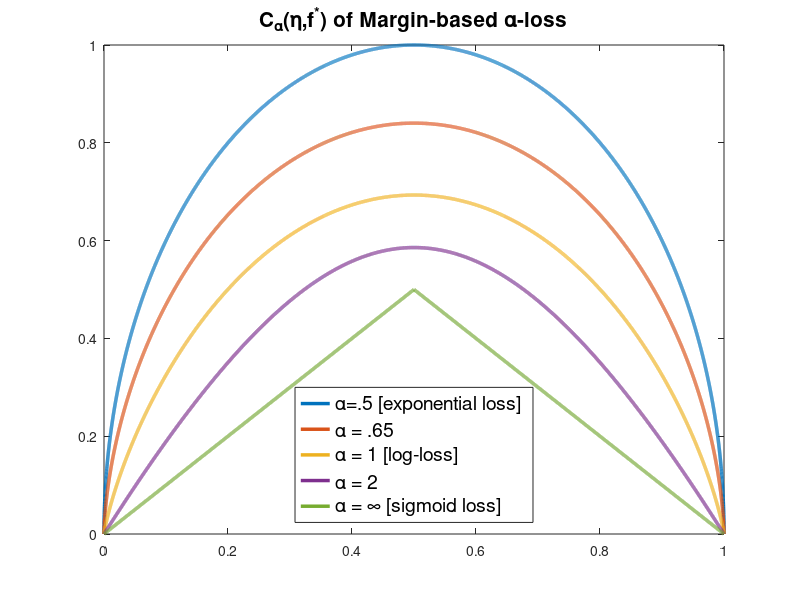

This chart was generated by the following MATLAB code: (Note: this script raises an error after producing the figure.)
clc;
clear;

a = [0.5,0.65,2];
l = max(length(a));
M = 10000;

x = linspace(0,1,M);

n = max(size(a));
fo = zeros(M,n);
go = zeros(M,1);
ho = zeros(M,1);

for j = 1:1:n
    for i = 1:1:M
        fo(i,j) =(a(j)/(a(j)-1))*(1 - ((x(i).^(a(j)/(a(j)-1) + a(j)))/(x(i).^(a(j)) + (1-x(i)).^(a(j)))).^(1-(1/a(j))) - (((1-x(i)).^(a(j)/(a(j)-1) + a(j)))/(x(i).^(a(j)) + (1-x(i)).^(a(j)))).^(1-(1/a(j))));
    end
end

for i = 1:1:M
    go(i) = -x(i)*log(x(i)) - (1-x(i))*log(1-x(i));
end

for i = 1:1:M
    if x(i) >= 1-x(i)
        ho(i) = 1 - x(i);
    else
        ho(i) = x(i);
    end
end

for j = 1:1:n
if j == 3
    plot(x,go,'LineWidth',2.5)
    hold on
    plot(x,fo(:,j),'LineWidth',2.5)
    hold on
else
    plot(x,fo(:,j),'LineWidth',2.5)
    hold on
end
end
plot(x,ho,'LineWidth',2.5)
rad = 15;

title('C_{\alpha}(\eta,f^{*}) of Margin-based \alpha-loss','FontSize',rad)
lgd = legend({'\alpha=.5 [exponential loss]','\alpha = .65','\alpha = 1 [log-loss]','\alpha = 2','\alpha = \infty [sigmoid loss]'},'FontSize',14,'Location','south');
lgd.FontSize = rad;
xlabel('\eta','FontSize',rad)
ylabel('C_{\alpha}(\eta,f^{*})','FontSize',rad)
